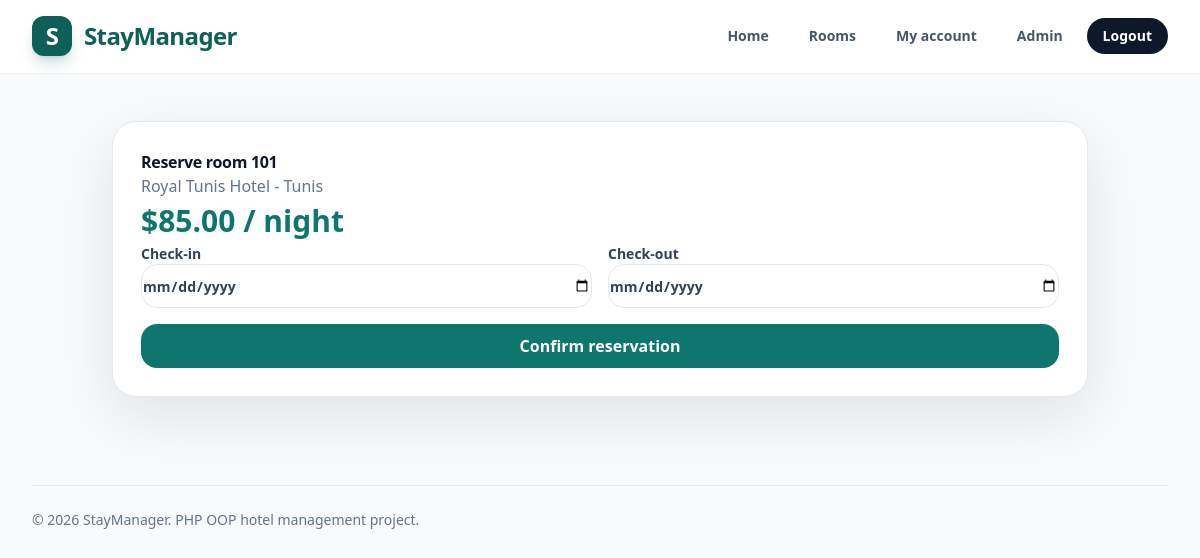
Page /reserve.php?room_id=1 (signed in) on the committed database.
### tables this page shows
CREATE TABLE rooms (
    id INT AUTO_INCREMENT PRIMARY KEY,
    hotel_id INT NOT NULL,
    room_number VARCHAR(30) NOT NULL,
    type VARCHAR(80) NOT NULL,
    price DECIMAL(10, 2) NOT NULL,
    status ENUM('available', 'reserved', 'maintenance') NOT NULL DEFAULT 'available',
    unavailable_until DATE NULL,
    created_at TIMESTAMP DEFAULT CURRENT_TIMESTAMP,
    CONSTRAINT fk_rooms_hotel FOREIGN KEY (hotel_id) REFERENCES hotels(id) ON DELETE CASCADE
);

CREATE TABLE hotels (
    id INT AUTO_INCREMENT PRIMARY KEY,
    name VARCHAR(150) NOT NULL,
    city VARCHAR(100) NOT NULL,
    country VARCHAR(100) NOT NULL DEFAULT 'Tunisia',
    stars TINYINT NOT NULL DEFAULT 4,
    photo_url VARCHAR(500) NULL,
    address VARCHAR(255) NOT NULL,
    description TEXT NOT NULL,
    created_at TIMESTAMP DEFAULT CURRENT_TIMESTAMP
);

### app/Models/Room.php (called while the page is built, shortened)
<?php
class Room
{
    public function find(int $id): ?array
    {
        $stmt = $this->db->prepare(
            'SELECT rooms.*, hotels.name AS hotel_name, hotels.city, hotels.country, hotels.stars, hotels.photo_url,
                    MAX(CASE WHEN reservations.status IN ("pending", "confirmed") AND reservations.check_out >= CURDATE() THEN reservations.check_out END) AS reserved_until
             FROM rooms
             JOIN hotels ON hotels.id = rooms.hotel_id
             LEFT JOIN reservations ON reservations.room_id = rooms.id
             WHERE rooms.id = ?
             GROUP BY rooms.id'
        );
        $stmt->execute([$id]);
        return $stmt->fetch() ?: null;
    }
}

### app/Core/helpers.php (called while the page is built, shortened)
<?php
function e(?string $value): string
{
    return htmlspecialchars($value ?? '', ENT_QUOTES, 'UTF-8');
}

### public/reserve.php (the view, shortened to what this page needs)
<?php
require_once __DIR__ . '/../app/bootstrap.php';
$roomModel = new Room($db);
$room = $roomModel->find((int) ($_GET['room_id'] ?? 0));
require_once __DIR__ . '/includes/header.php';
?>
<main class="container">
    <section class="card">
        <h1>Reserve room <?= e($room['room_number']) ?></h1>
        <p class="muted"><?= e($room['hotel_name']) ?> - <?= e($room['city']) ?></p>
        <p class="price">$<?= number_format((float) $room['price'], 2) ?> / night</p>
        <form class="form" method="post">
            <div class="form-row">
                <label>Check-in <input type="date" name="check_in" required></label>
                <label>Check-out <input type="date" name="check_out" required></label>
            </div>
            <button class="btn" type="submit">Confirm reservation</button>
        </form>
    </section>
</main>
<?php require_once __DIR__ . '/includes/footer.php'; ?>

### public/assets/css/style.css (style rules this page uses)
:root { --brand: #0f766e; --brand-dark: #123735; --border: #e2e8f0; --text: #0f172a; --muted: #64748b; }
.container { margin: 0 auto; max-width: 1280px; padding: 48px 24px; }
.card { background: #fff; border: 1px solid var(--border); border-radius: 24px; box-shadow: 0 20px 60px rgba(15, 23, 42, 0.10); padding: 28px; }
.card h1, .card h2, .card h3 { color: var(--text); font-weight: 900; letter-spacing: -0.02em; margin-top: 0; }
.muted { color: var(--muted); }
.price { color: var(--brand); font-size: 30px; font-weight: 900; }
.btn { align-items: center; background: var(--brand); border: 0; border-radius: 16px; color: #fff; cursor: pointer; display: inline-flex; font-weight: 900; justify-content: center; min-height: 44px; padding: 10px 16px; transition: 0.2s ease; }
.form { display: grid; gap: 16px; }
.form-row { display: grid; gap: 16px; grid-template-columns: repeat(auto-fit, minmax(220px, 1fr)); }
label { color: #334155; font-size: 14px; font-weight: 800; }
input, select, textarea { background: #fff; border: 1px solid var(--border); border-radius: 16px; color: var(--text); font: inherit; margin-top: 6px; min-height: 44px; outline: none; padding: 10px 14px; transition: 0.2s ease; width: 100%; }

### rows in the picture
rooms: room_number "101", hotel.name "Royal Tunis Hotel", hotel.city "Tunis", price "85.00"
